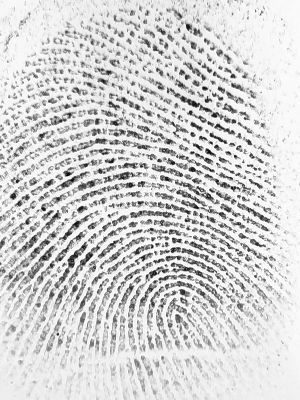
#> input picture voting_system/wbvs/487.bmp, 300 x 400 px, found by its file name
$ python fMatchingAlgo.py
#> lines starting #> are read from the running program, lines starting #| are printed output that depends on the picture
import os
import cv2
import time
sample = cv2.imread("487.BMP")
#> sample is the input picture: shape (400, 300, 3); min 7, max 255, mean 210.2

best_score = 0
filename = ""
image = None
kp1, kp2, mp= None, None, None
start = time.time()
for file in [file for file in os.listdir("compare")] :
    print(file)
    fingerprint_image = cv2.imread("compare/"+file)
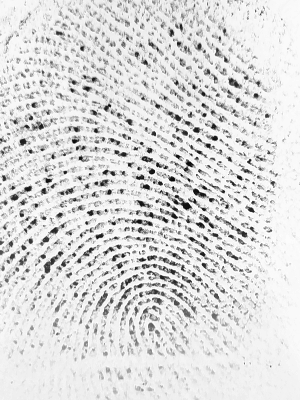
#> input picture voting_system/wbvs/compare/218.bmp, 300 x 400 px
#> fingerprint_image is the input picture: shape (400, 300, 3); min 5, max 255, mean 219.9
    sift = cv2.SIFT_create()

    keypoints_1, desriptors_1 = sift.detectAndCompute(sample,None)
#> keypoints_1 = 2900 keypoints; strongest (x, y, size): (235, 156, 2), (204, 88, 2.9), (192, 169, 3.4), (211, 143, 1.9)
    keypoints_2, desriptors_2 = sift.detectAndCompute(fingerprint_image, None)
#> keypoints_2 = 2212 keypoints; strongest (x, y, size): (152, 171, 3.6), (172, 179, 3.5), (65, 172, 2.3), (239, 177, 3)

    matches = cv2.FlannBasedMatcher({'algorithm':1, 'trees':10},{}).knnMatch(desriptors_1,desriptors_2,k=2)
#> matches = 2900 matches
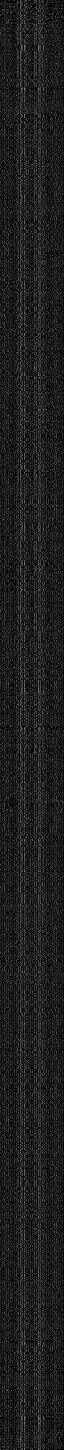
#> desriptors_1: shape (2900, 128) float32 (shown at 1/2 size); min 0, max 160, mean 30.8
    match_points = []
    for p,q in matches:
        if p.distance < 0.1*q.distance:
            match_points.append(p)
#> after the loop, match_points = []

    keypoints = 0
    if len(keypoints_1) < len(keypoints_2) :
        keypoints = len(keypoints_1)
    else :
        keypoints = len(keypoints_2)
#> keypoints = 2212

    if len(match_points) / keypoints *100 > best_score :
        best_score = len(match_points)/keypoints*100
        filename = file
        image= fingerprint_image
        kp1, kp2, mp = keypoints_1, keypoints_2, match_points
        #if best_score>80: break

end = time.time()
print("BEST MATCH:" +filename)
print("SCORE:"+ str(best_score))
print("Time:"+str(end - start))

#> (the run stopped early here; a loop or call above may not have finished)
